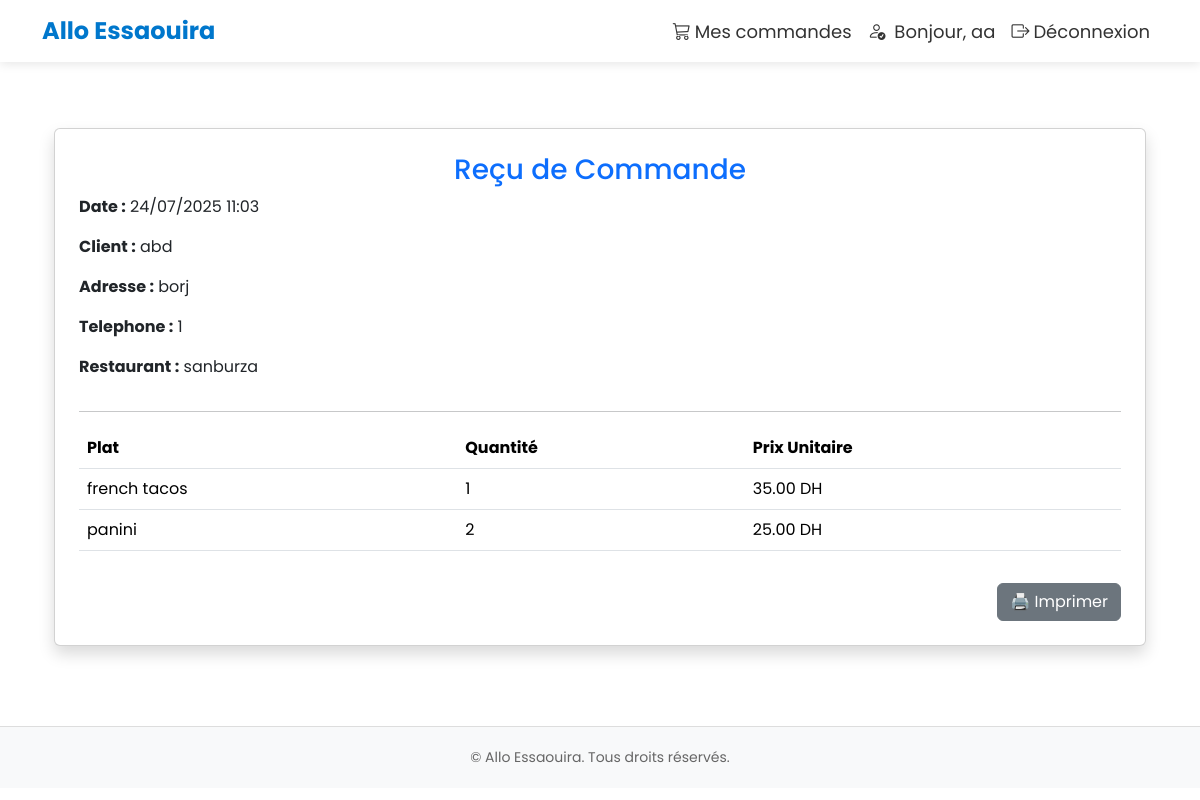
The app's page /orders/recu/11/ (signed in) with its own data.
### orders/models.py (models this page shows, shortened)
class Commande(models.Model):
    STATUT_CHOICES = [
        ('en_attente', 'En attente'),
        ('en_cours', 'En cours de livraison'),
        ('livree', 'Livrée'),
    ]
    client = models.ForeignKey(SignUpClient, on_delete=models.CASCADE, null=True, blank=True)
    adresse_livraison = models.CharField(max_length=255, blank=True, null=True)
    date_commande = models.DateTimeField(auto_now_add=True)
    statut = models.CharField(max_length=50, choices=STATUT_CHOICES, default="en_attente")

class CommandeItem(models.Model):
    commande = models.ForeignKey(Commande, on_delete=models.CASCADE, related_name='items')
    plat = models.ForeignKey(Plat, on_delete=models.CASCADE)
    quantite = models.PositiveIntegerField(default=1)

### clients/models.py (models this page shows, shortened)
class SignUpClient(models.Model):
    user = models.OneToOneField(User, on_delete=models.CASCADE, null=True, blank=True)
    adresse = models.CharField(max_length=150, null=True, blank=True)
    telephone = models.CharField(max_length=20, null=True, blank=True)

### restaurants/models.py (models this page shows, shortened)
class Plat(models.Model):
    nom = models.CharField(max_length=100, null=True, blank=True)
    description = models.TextField(null=True, blank=True)
    prix = models.DecimalField(max_digits=8, decimal_places=2, null=True, blank=True)
    photo = models.ImageField(upload_to='plats_photos/', null=True, blank=True)
    restaurant = models.ForeignKey(Restaurant, on_delete=models.CASCADE, related_name='plats')

class Restaurant(models.Model):
    user = models.OneToOneField(User, on_delete=models.CASCADE, null=True, blank=True)
    nom = models.CharField(max_length=100, null=True, blank=True)
    adresse = models.CharField(max_length=150, null=True, blank=True)
    telephone = models.CharField(max_length=20, null=True, blank=True)
    email = models.EmailField(null=True, blank=True)
    photo_restaurant = models.ImageField(upload_to='restaurants_photos/', null=True, blank=True)
    horaires = models.CharField(max_length=150, null=True, blank=True)

### orders/views.py (the view)
# urls.py: path('recu/<int:commande_id>/', views.commande_recu, name='commande_recu'),
@login_required
def commande_recu(request, commande_id):
    commande = get_object_or_404(Commande, id=commande_id)
    items = CommandeItem.objects.filter(commande=commande)
    return render(request, 'commande_recu.html', {
        'commande': commande,
        'items': items
    })

### orders/templates/commande_recu.html
{% extends 'base.html' %}
{% block content %}
<div class="container mt-5">
  <div class="card p-4 shadow">
    <h3 class="text-center text-primary">Reçu de Commande</h3>
    <p><strong>Date :</strong> {{ commande.date_commande|date:"d/m/Y H:i" }}</p>
    <p><strong>Client :</strong> {{ commande.client.user.username }}</p>
    <p><strong>Adresse :</strong> {{ commande.adresse_livraison }}</p>
    <p><strong>Telephone :</strong> {{ commande.client.telephone }}</p>
    <p><strong>Restaurant :</strong> {{ items.0.plat.restaurant.nom }}</p>
    <hr>
    <table class="table">
      <thead>
        <tr>
          <th>Plat</th>
          <th>Quantité</th>
          <th>Prix Unitaire</th>
        </tr>
      </thead>
      <tbody>
        {% for item in items %}
        <tr>
          <td>{{ item.plat.nom }}</td>
          <td>{{ item.quantite }}</td>
          <td>{{ item.plat.prix }} DH</td>
        </tr>
        {% endfor %}
      </tbody>
    </table>
    <div class="text-end mt-3">
      <button class="btn btn-secondary" onclick="window.print()">🖨️ Imprimer</button>
    </div>
  </div>
</div>
{% endblock content %}

### templates/base.html (style rules this page uses)
body { font-family: 'Poppins', sans-serif; padding-top: 80px; }

### records on screen
Commande: date_commande "24/07/2025 11:03", client.user.username "abd", adresse_livraison "borj", client.telephone "1"
CommandeItem: plat.nom "sanburza", plat.nom "french tacos", quantite "1", plat.prix "35.00"
CommandeItem: plat.nom "panini", quantite "2", plat.prix "25.00"

### other values on screen
{{ request.session.client_name }} "aa"
